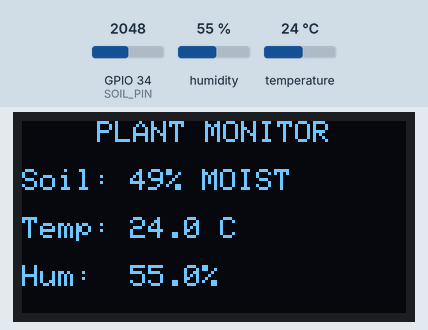
The sketch below on a simulated ESP32. Shown: 128×64 one-colour display. The inputs (shaded band) are chosen by the test bench; at power-on: GPIO 34 (SOIL_PIN) = 2048, humidity 55 %, temperature 24 °C. WiFi joins after 1.5 s; servers stay silent unless stated; what the sketch prints to the serial monitor is not drawn.

Above: at 2.7 s.
2.8 s: GPIO 34 (SOIL_PIN) set to 1259
At 4.5 s:
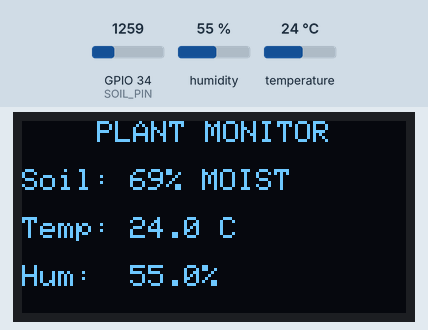
5.5 s: GPIO 34 (SOIL_PIN) set to 1177
At 6.7 s:
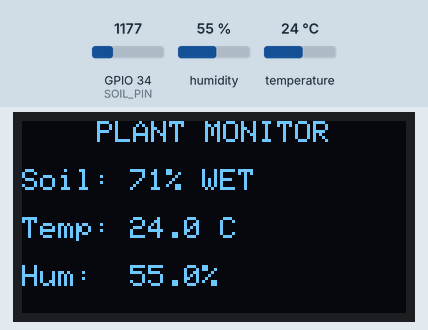
8.2 s: GPIO 34 (SOIL_PIN) set to 3603
At 10.9 s:
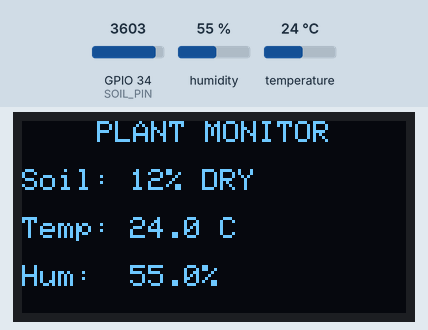
11.3 s: humidity set to 22 %
At 13.0 s:
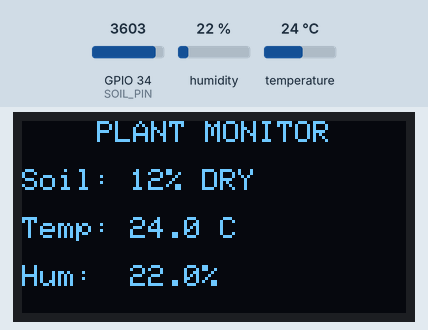
14.0 s: temperature set to 12 °C
At 17.1 s:
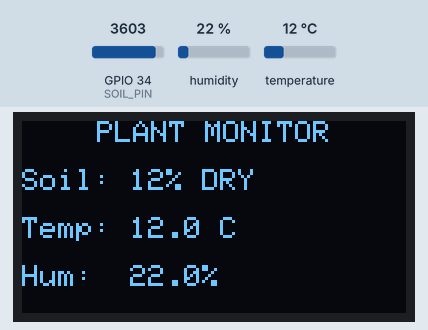
17.4 s: humidity set to 40 %
At 19.4 s:
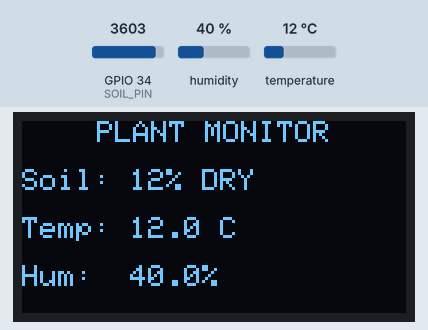
Timing chart, 0 to 20.9 s (numbered marks = the images above; inputs shaded):
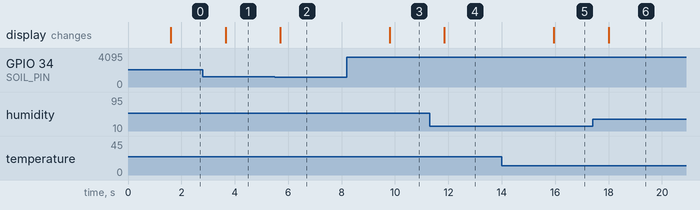

The sketch:

34_wifi_plant_monitor.ino
```cpp
/*
  Project 34: IoT Smart Plant Monitor (ESP32 + Soil Moisture + DHT11 + OLED)
  IoT Project Kit - ESP32 Dev Module

  Description:
  An IoT-enabled smart agriculture and indoor plant health monitor built with an
  ESP32 microcontroller, a resistive soil moisture sensor probe, a DHT11 ambient
  temperature/humidity sensor, and a 0.96" SSD1306 I2C OLED display. The ESP32 measures
  soil volumetric water content using its 12-bit ADC (GPIO 34) and maps it to 0-100%,
  categorizing hydration into "DRY", "MOIST", or "WET". It also reads ambient temperature
  and relative humidity from the DHT11 (GPIO 4), displays all parameters locally on the
  OLED screen, and hosts an embedded HTTP web server on port 80 with an auto-refreshing
  (every 2 seconds) plant dashboard accessible from any browser on the local Wi-Fi.

  Connections:
  - Soil Sensor Probe   -> Comparator Board 2-pin probe header
  - Soil Sensor VCC     -> ESP32 VIN (5V)
  - Soil Sensor GND     -> ESP32 GND
  - Soil Sensor AO      -> ESP32 GPIO 34 (ADC1_CH6 - Input Only)
  - DHT11 Sensor VCC    -> ESP32 VIN (5V) / 3V3
  - DHT11 Sensor GND    -> ESP32 GND
  - DHT11 Sensor DAT    -> ESP32 GPIO 4 (D4)
  - OLED VDD / VCC      -> ESP32 VIN (5V) / 3V3
  - OLED GND            -> ESP32 GND
  - OLED SCK / SCL      -> ESP32 GPIO 22 (D22 - Hardware I2C SCL)
  - OLED SDA            -> ESP32 GPIO 21 (D21 - Hardware I2C SDA)

  Required Libraries:
  - WiFi (ESP32 core built-in)
  - WebServer (ESP32 core built-in)
  - DHT sensor library by Adafruit
  - Adafruit_GFX
  - Adafruit_SSD1306
  - Wire (built-in)
*/

#include <WiFi.h>
#include <WebServer.h>
#include <Wire.h>
#include <Adafruit_GFX.h>
#include <Adafruit_SSD1306.h>
#include <DHT.h>

#define SOIL_PIN 34
#define DHT_PIN 4
#define DHT_TYPE DHT11

#define SCREEN_WIDTH 128
#define SCREEN_HEIGHT 64
#define OLED_RESET -1

const char* ssid = "YOUR_WIFI";
const char* password = "YOUR_PASSWORD";

WebServer server(80);
DHT dht(DHT_PIN, DHT_TYPE);

Adafruit_SSD1306 display(
  SCREEN_WIDTH, SCREEN_HEIGHT,
  &Wire, OLED_RESET
);

int moisture = 0;
float temperature = 0;
float humidity = 0;

void readSensors() {
  int soilValue = analogRead(SOIL_PIN);

  // Higher ADC reading usually means drier soil (12-bit ADC: 0 - 4095)
  moisture = map(soilValue, 4095, 0, 0, 100);
  moisture = constrain(moisture, 0, 100);

  float t = dht.readTemperature();
  float h = dht.readHumidity();

  if (!isnan(t)) temperature = t;
  if (!isnan(h)) humidity = h;
}

String plantStatus() {
  if (moisture < 30)
    return "DRY";
  else if (moisture < 70)
    return "MOIST";
  else
    return "WET";
}

void updateDisplay() {
  display.clearDisplay();

  display.setTextSize(1);
  display.setCursor(25, 0);
  display.println("PLANT MONITOR");

  display.setCursor(0, 16);
  display.print("Soil: ");
  display.print(moisture);
  display.print("% ");
  display.println(plantStatus());

  display.setCursor(0, 32);
  display.print("Temp: ");
  display.print(temperature, 1);
  display.println(" C");

  display.setCursor(0, 48);
  display.print("Hum:  ");
  display.print(humidity, 1);
  display.println("%");

  display.display();
}

void handleRoot() {
  readSensors();

  String html = "<!DOCTYPE html><html>";
  html += "<head><meta http-equiv='refresh' content='2'>";
  html += "<meta name='viewport' content='width=device-width,initial-scale=1'>";
  html += "<title>IoT Plant Monitor</title></head>";
  html += "<body><h2>IoT Plant Monitor</h2>";
  html += "<p>Soil Moisture: <b>" + String(moisture) + "%</b></p>";
  html += "<p>Status: <b>" + plantStatus() + "</b></p>";
  html += "<p>Temperature: <b>" + String(temperature, 1) + " C</b></p>";
  html += "<p>Humidity: <b>" + String(humidity, 1) + " %</b></p>";
  html += "</body></html>";

  server.send(200, "text/html", html);
}

void setup() {
  Serial.begin(115200);

  dht.begin();

  display.begin(SSD1306_SWITCHCAPVCC, 0x3C);
  display.setTextColor(SSD1306_WHITE);

  display.clearDisplay();
  display.setTextSize(1);
  display.setCursor(20, 25);
  display.println("Connecting WiFi...");
  display.display();

  WiFi.begin(ssid, password);

  while (WiFi.status() != WL_CONNECTED) {
    delay(500);
    Serial.print(".");
  }

  Serial.println();
  Serial.print("IP Address: ");
  Serial.println(WiFi.localIP());

  server.on("/", handleRoot);
  server.begin();
}

void loop() {
  readSensors();
  updateDisplay();

  server.handleClient();

  delay(2000);
}
```

Measured:
- the behaviour switches between 1229 and 1228 on GPIO 34 (SOIL_PIN) (found by bisection; images 1 and 2)
- after the input at 2.8 s, the display: changes after 0.86 s (image 1)
- after the input at 5.5 s, the display: changes after 0.21 s (image 2)
- after the input at 8.2 s, the display: changes after 1.6 s (image 3)
- after the input at 11.3 s, the display: changes after 0.55 s (image 4)
- after the input at 14.0 s, the display: changes after 2.0 s (image 5)
- after the input at 17.4 s, the display: changes after 0.60 s (image 6)
